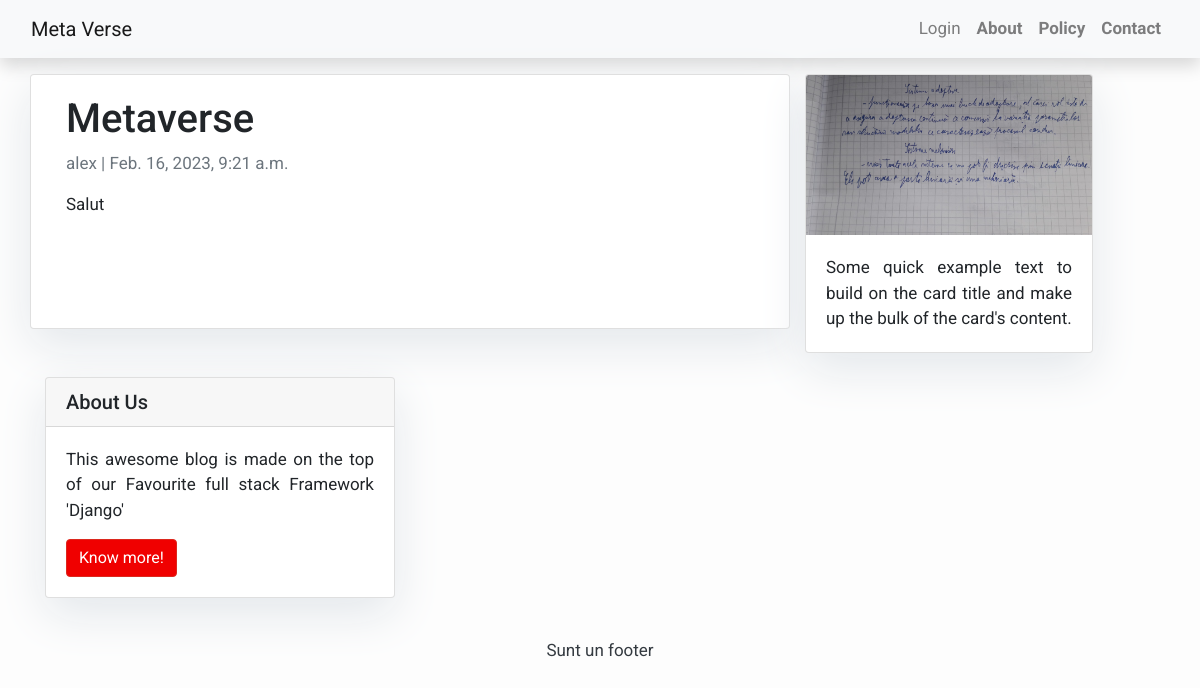
Page /Slug/ on the committed database.
### polls/models.py (models this page shows, shortened)
class Post(models.Model):
    title = models.CharField(max_length=200, unique=True)
    slug = models.SlugField(max_length=200, unique=True, help_text="cum o sa apara in URL", )
    author = models.ForeignKey(User, on_delete= models.CASCADE,related_name='blog_posts')
    updated_on = models.DateTimeField(auto_now= True)
    content = models.TextField()
    short_content = models.CharField(max_length=500)
    image = models.ImageField(upload_to='images/', null=True, blank=True)
    file = models.FileField(upload_to='files/', max_length=254, null=True, blank=True)
    created_on = models.DateTimeField(auto_now_add=True)
    status = models.IntegerField(choices=STATUS, default=0)
    class Meta:
        ordering = ['-created_on']

### polls/views.py (the view)
# urls.py: path('<slug:slug>/', views.PostDetail.as_view(), name='post_detail'),
class PostDetail(DetailView):
    model = Post
    template_name = 'post_detail.html'

### templates/post_detail.html (shortened to what this page needs)
{% extends 'base.html' %} {% block content %}
{% load bootstrap4 %}
<div class="container">
  <div class="row">
    <div class="col-md-8 card mb-4  mt-3 left top">
      <div class="card-body">
        <h1>{% block title %} {{ object.title }} {% endblock title %}</h1>
        <p class=" text-muted">{{ post.author }} | {{ post.created_on }}</p>
        <p class="card-text ">{{ object.content | linebreaksbr }}</p>
      </div>
    </div>
    {% if post.image %}
      <div class="col-md-4 mb-8 mt-3 right top">
        <div class="card" style="width: 18rem;">
          <img class="card-img-top" src="{{ post.image.url }}" alt="Card image cap">
          <div class="card-body">
            <p class="card-text">Some quick example text to build on the card title and make up the bulk of the card's content.</p>
          </div>
        </div>
      </div>
      {% endif %}
    {% block sidebar %} {% include 'sidebar.html' %} {% endblock sidebar %}
  </div>
</div>
{% endblock content %}

### templates/base.html (style rules this page uses)
body { font-family: "Roboto", sans-serif; font-size: 17px; background-color: #fdfdfd; text-align: justify; }

### templates/sidebar.html (style rules this page uses)
.card { box-shadow: 0 16px 48px #E3E7EB; }

### rows in the picture
Post: title "Metaverse", author "alex", created_on "Feb. 16, 2023, 9:21 a.m.", content "Salut", image (picture)
